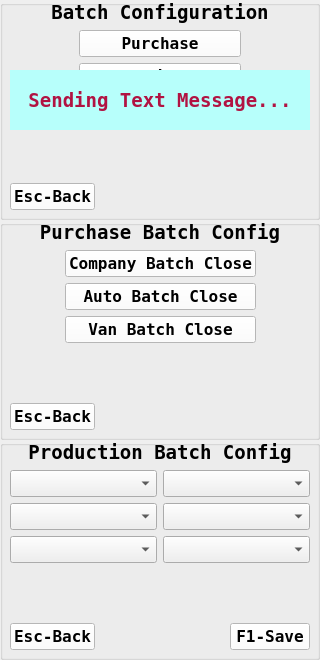
<?xml version="1.0" encoding="UTF-8"?>
<ui version="4.0">
 <class>Batch_Configuration</class>
 <widget class="QWidget" name="Batch_Configuration">
  <property name="geometry">
   <rect>
    <x>0</x>
    <y>0</y>
    <width>320</width>
    <height>660</height>
   </rect>
  </property>
  <property name="font">
   <font>
    <family>DejaVu Sans Mono</family>
    <pointsize>12</pointsize>
    <weight>75</weight>
    <bold>true</bold>
   </font>
  </property>
  <property name="windowTitle">
   <string>Form</string>
  </property>
  <widget class="QGroupBox" name="groupBox_batch_home">
   <property name="geometry">
    <rect>
     <x>0</x>
     <y>0</y>
     <width>320</width>
     <height>220</height>
    </rect>
   </property>
   <property name="title">
    <string/>
   </property>
   <widget class="QLabel" name="label">
    <property name="geometry">
     <rect>
      <x>0</x>
      <y>0</y>
      <width>320</width>
      <height>25</height>
     </rect>
    </property>
    <property name="font">
     <font>
      <pointsize>14</pointsize>
     </font>
    </property>
    <property name="text">
     <string>Batch Configuration</string>
    </property>
    <property name="alignment">
     <set>Qt::AlignCenter</set>
    </property>
   </widget>
   <widget class="QWidget" name="gridLayoutWidget">
    <property name="geometry">
     <rect>
      <x>10</x>
      <y>30</y>
      <width>300</width>
      <height>180</height>
     </rect>
    </property>
    <layout class="QGridLayout" name="gridLayout">
     <item row="0" column="1">
      <widget class="QPushButton" name="pushButton_purchase">
       <property name="font">
        <font>
         <family>DejaVu Sans Mono</family>
         <pointsize>12</pointsize>
         <weight>75</weight>
         <bold>true</bold>
        </font>
       </property>
       <property name="focusPolicy">
        <enum>Qt::StrongFocus</enum>
       </property>
       <property name="styleSheet">
        <string notr="true">background-color: rgb(255, 255, 255);</string>
       </property>
       <property name="text">
        <string>   Purchase   </string>
       </property>
       <property name="autoDefault">
        <bool>true</bool>
       </property>
      </widget>
     </item>
     <item row="3" column="1">
      <spacer name="verticalSpacer">
       <property name="orientation">
        <enum>Qt::Vertical</enum>
       </property>
       <property name="sizeHint" stdset="0">
        <size>
         <width>20</width>
         <height>40</height>
        </size>
       </property>
      </spacer>
     </item>
     <item row="1" column="1">
      <widget class="QPushButton" name="pushButton_Production_open">
       <property name="font">
        <font>
         <family>DejaVu Sans Mono</family>
         <pointsize>12</pointsize>
         <weight>75</weight>
         <bold>true</bold>
        </font>
       </property>
       <property name="focusPolicy">
        <enum>Qt::StrongFocus</enum>
       </property>
       <property name="styleSheet">
        <string notr="true">background-color: rgb(255, 255, 255);</string>
       </property>
       <property name="text">
        <string>Production Open</string>
       </property>
       <property name="autoDefault">
        <bool>true</bool>
       </property>
      </widget>
     </item>
     <item row="1" column="0">
      <spacer name="horizontalSpacer_2">
       <property name="orientation">
        <enum>Qt::Horizontal</enum>
       </property>
       <property name="sizeHint" stdset="0">
        <size>
         <width>40</width>
         <height>20</height>
        </size>
       </property>
      </spacer>
     </item>
     <item row="1" column="2">
      <spacer name="horizontalSpacer_3">
       <property name="orientation">
        <enum>Qt::Horizontal</enum>
       </property>
       <property name="sizeHint" stdset="0">
        <size>
         <width>40</width>
         <height>20</height>
        </size>
       </property>
      </spacer>
     </item>
     <item row="4" column="0" colspan="3">
      <layout class="QHBoxLayout" name="horizontalLayout">
       <item>
        <widget class="QPushButton" name="pushButton_esc">
         <property name="font">
          <font>
           <family>DejaVu Sans Mono</family>
           <pointsize>12</pointsize>
           <weight>75</weight>
           <bold>true</bold>
          </font>
         </property>
         <property name="focusPolicy">
          <enum>Qt::NoFocus</enum>
         </property>
         <property name="styleSheet">
          <string notr="true">background-color: rgb(255, 255, 255);</string>
         </property>
         <property name="text">
          <string>Esc-Back</string>
         </property>
         <property name="autoDefault">
          <bool>true</bool>
         </property>
        </widget>
       </item>
       <item>
        <spacer name="horizontalSpacer">
         <property name="orientation">
          <enum>Qt::Horizontal</enum>
         </property>
         <property name="sizeHint" stdset="0">
          <size>
           <width>40</width>
           <height>20</height>
          </size>
         </property>
        </spacer>
       </item>
      </layout>
     </item>
     <item row="2" column="1">
      <widget class="QPushButton" name="pushButton_Production_close">
       <property name="font">
        <font>
         <family>DejaVu Sans Mono</family>
         <pointsize>12</pointsize>
         <weight>75</weight>
         <bold>true</bold>
        </font>
       </property>
       <property name="focusPolicy">
        <enum>Qt::StrongFocus</enum>
       </property>
       <property name="styleSheet">
        <string notr="true">background-color: rgb(255, 255, 255);</string>
       </property>
       <property name="text">
        <string>Production Close</string>
       </property>
       <property name="autoDefault">
        <bool>true</bool>
       </property>
      </widget>
     </item>
    </layout>
    <zorder>pushButton_purchase</zorder>
    <zorder>pushButton_Production_close</zorder>
    <zorder>pushButton_Production_open</zorder>
   </widget>
   <widget class="QLabel" name="label_info">
    <property name="geometry">
     <rect>
      <x>10</x>
      <y>70</y>
      <width>300</width>
      <height>60</height>
     </rect>
    </property>
    <property name="font">
     <font>
      <family>DejaVu Sans Mono</family>
      <pointsize>14</pointsize>
      <weight>75</weight>
      <bold>true</bold>
     </font>
    </property>
    <property name="styleSheet">
     <string notr="true">background-color: rgb(183, 255, 251);
color: rgb(177, 19, 66);</string>
    </property>
    <property name="text">
     <string>Sending Text Message...</string>
    </property>
    <property name="alignment">
     <set>Qt::AlignCenter</set>
    </property>
    <property name="wordWrap">
     <bool>true</bool>
    </property>
   </widget>
  </widget>
  <widget class="QGroupBox" name="groupBox_purchase">
   <property name="geometry">
    <rect>
     <x>0</x>
     <y>220</y>
     <width>320</width>
     <height>220</height>
    </rect>
   </property>
   <property name="title">
    <string/>
   </property>
   <widget class="QLabel" name="label_batch_close_title">
    <property name="geometry">
     <rect>
      <x>0</x>
      <y>0</y>
      <width>320</width>
      <height>25</height>
     </rect>
    </property>
    <property name="font">
     <font>
      <pointsize>14</pointsize>
     </font>
    </property>
    <property name="text">
     <string>Purchase Batch Config</string>
    </property>
    <property name="alignment">
     <set>Qt::AlignCenter</set>
    </property>
   </widget>
   <widget class="QWidget" name="gridLayoutWidget_2">
    <property name="geometry">
     <rect>
      <x>10</x>
      <y>30</y>
      <width>300</width>
      <height>180</height>
     </rect>
    </property>
    <layout class="QGridLayout" name="gridLayout_3">
     <item row="0" column="1">
      <widget class="QPushButton" name="pushButton_Company">
       <property name="font">
        <font>
         <family>DejaVu Sans Mono</family>
         <pointsize>12</pointsize>
         <weight>75</weight>
         <bold>true</bold>
        </font>
       </property>
       <property name="focusPolicy">
        <enum>Qt::StrongFocus</enum>
       </property>
       <property name="styleSheet">
        <string notr="true">background-color: rgb(255, 255, 255);</string>
       </property>
       <property name="text">
        <string>Company Batch Close</string>
       </property>
       <property name="autoDefault">
        <bool>true</bool>
       </property>
      </widget>
     </item>
     <item row="1" column="0">
      <spacer name="horizontalSpacer_5">
       <property name="orientation">
        <enum>Qt::Horizontal</enum>
       </property>
       <property name="sizeHint" stdset="0">
        <size>
         <width>40</width>
         <height>20</height>
        </size>
       </property>
      </spacer>
     </item>
     <item row="3" column="1">
      <spacer name="verticalSpacer_2">
       <property name="orientation">
        <enum>Qt::Vertical</enum>
       </property>
       <property name="sizeHint" stdset="0">
        <size>
         <width>20</width>
         <height>40</height>
        </size>
       </property>
      </spacer>
     </item>
     <item row="4" column="0" colspan="3">
      <layout class="QHBoxLayout" name="horizontalLayout_3">
       <item>
        <widget class="QPushButton" name="pushButton_purchase_back">
         <property name="font">
          <font>
           <family>DejaVu Sans Mono</family>
           <pointsize>12</pointsize>
           <weight>75</weight>
           <bold>true</bold>
          </font>
         </property>
         <property name="focusPolicy">
          <enum>Qt::NoFocus</enum>
         </property>
         <property name="styleSheet">
          <string notr="true">background-color: rgb(255, 255, 255);</string>
         </property>
         <property name="text">
          <string>Esc-Back</string>
         </property>
         <property name="autoDefault">
          <bool>true</bool>
         </property>
        </widget>
       </item>
       <item>
        <spacer name="horizontalSpacer_7">
         <property name="orientation">
          <enum>Qt::Horizontal</enum>
         </property>
         <property name="sizeHint" stdset="0">
          <size>
           <width>40</width>
           <height>20</height>
          </size>
         </property>
        </spacer>
       </item>
      </layout>
     </item>
     <item row="1" column="2">
      <spacer name="horizontalSpacer_6">
       <property name="orientation">
        <enum>Qt::Horizontal</enum>
       </property>
       <property name="sizeHint" stdset="0">
        <size>
         <width>40</width>
         <height>20</height>
        </size>
       </property>
      </spacer>
     </item>
     <item row="1" column="1">
      <widget class="QPushButton" name="pushButton_auto">
       <property name="font">
        <font>
         <family>DejaVu Sans Mono</family>
         <pointsize>12</pointsize>
         <weight>75</weight>
         <bold>true</bold>
        </font>
       </property>
       <property name="focusPolicy">
        <enum>Qt::StrongFocus</enum>
       </property>
       <property name="styleSheet">
        <string notr="true">background-color: rgb(255, 255, 255);</string>
       </property>
       <property name="text">
        <string>Auto Batch Close</string>
       </property>
       <property name="autoDefault">
        <bool>true</bool>
       </property>
      </widget>
     </item>
     <item row="2" column="1">
      <widget class="QPushButton" name="pushButton_van">
       <property name="font">
        <font>
         <family>DejaVu Sans Mono</family>
         <pointsize>12</pointsize>
         <weight>75</weight>
         <bold>true</bold>
        </font>
       </property>
       <property name="focusPolicy">
        <enum>Qt::StrongFocus</enum>
       </property>
       <property name="styleSheet">
        <string notr="true">background-color: rgb(255, 255, 255);</string>
       </property>
       <property name="text">
        <string>Van Batch Close</string>
       </property>
       <property name="autoDefault">
        <bool>true</bool>
       </property>
      </widget>
     </item>
    </layout>
   </widget>
  </widget>
  <widget class="QGroupBox" name="groupBox_Production">
   <property name="geometry">
    <rect>
     <x>0</x>
     <y>440</y>
     <width>320</width>
     <height>220</height>
    </rect>
   </property>
   <property name="title">
    <string/>
   </property>
   <widget class="QLabel" name="label_3">
    <property name="geometry">
     <rect>
      <x>0</x>
      <y>0</y>
      <width>320</width>
      <height>25</height>
     </rect>
    </property>
    <property name="font">
     <font>
      <pointsize>14</pointsize>
     </font>
    </property>
    <property name="text">
     <string>Production Batch Config</string>
    </property>
    <property name="alignment">
     <set>Qt::AlignCenter</set>
    </property>
   </widget>
   <widget class="QWidget" name="gridLayoutWidget_3">
    <property name="geometry">
     <rect>
      <x>10</x>
      <y>30</y>
      <width>300</width>
      <height>180</height>
     </rect>
    </property>
    <layout class="QGridLayout" name="gridLayout_2">
     <item row="0" column="0">
      <widget class="QComboBox" name="comboBox_batch_1">
       <property name="styleSheet">
        <string notr="true">QComboBox:focus{background-color: rgb(255, 255, 255);}</string>
       </property>
      </widget>
     </item>
     <item row="4" column="0" colspan="2">
      <layout class="QHBoxLayout" name="horizontalLayout_4">
       <item>
        <widget class="QPushButton" name="pushButton_purchase_back_2">
         <property name="font">
          <font>
           <family>DejaVu Sans Mono</family>
           <pointsize>12</pointsize>
           <weight>75</weight>
           <bold>true</bold>
          </font>
         </property>
         <property name="focusPolicy">
          <enum>Qt::NoFocus</enum>
         </property>
         <property name="styleSheet">
          <string notr="true">background-color: rgb(255, 255, 255);</string>
         </property>
         <property name="text">
          <string>Esc-Back</string>
         </property>
         <property name="autoDefault">
          <bool>true</bool>
         </property>
        </widget>
       </item>
       <item>
        <spacer name="horizontalSpacer_8">
         <property name="orientation">
          <enum>Qt::Horizontal</enum>
         </property>
         <property name="sizeHint" stdset="0">
          <size>
           <width>40</width>
           <height>20</height>
          </size>
         </property>
        </spacer>
       </item>
       <item>
        <widget class="QPushButton" name="pushButton_purchase_save">
         <property name="font">
          <font>
           <family>DejaVu Sans Mono</family>
           <pointsize>12</pointsize>
           <weight>75</weight>
           <bold>true</bold>
          </font>
         </property>
         <property name="focusPolicy">
          <enum>Qt::StrongFocus</enum>
         </property>
         <property name="styleSheet">
          <string notr="true">background-color: rgb(255, 255, 255);</string>
         </property>
         <property name="text">
          <string>F1-Save</string>
         </property>
         <property name="autoDefault">
          <bool>true</bool>
         </property>
        </widget>
       </item>
      </layout>
     </item>
     <item row="0" column="1">
      <widget class="QComboBox" name="comboBox_batch_1_no">
       <property name="styleSheet">
        <string notr="true">QComboBox:focus{background-color: rgb(255, 255, 255);}</string>
       </property>
      </widget>
     </item>
     <item row="1" column="0">
      <widget class="QComboBox" name="comboBox_batch_2">
       <property name="styleSheet">
        <string notr="true">QComboBox:focus{background-color: rgb(255, 255, 255);}</string>
       </property>
      </widget>
     </item>
     <item row="2" column="0">
      <widget class="QComboBox" name="comboBox_batch_3">
       <property name="styleSheet">
        <string notr="true">QComboBox:focus{background-color: rgb(255, 255, 255);}</string>
       </property>
      </widget>
     </item>
     <item row="1" column="1">
      <widget class="QComboBox" name="comboBox_batch_2_no">
       <property name="styleSheet">
        <string notr="true">QComboBox:focus{background-color: rgb(255, 255, 255);}</string>
       </property>
      </widget>
     </item>
     <item row="2" column="1">
      <widget class="QComboBox" name="comboBox_batch_3_no">
       <property name="styleSheet">
        <string notr="true">QComboBox:focus{background-color: rgb(255, 255, 255);}</string>
       </property>
      </widget>
     </item>
     <item row="3" column="0">
      <spacer name="verticalSpacer_3">
       <property name="orientation">
        <enum>Qt::Vertical</enum>
       </property>
       <property name="sizeHint" stdset="0">
        <size>
         <width>20</width>
         <height>40</height>
        </size>
       </property>
      </spacer>
     </item>
    </layout>
   </widget>
  </widget>
 </widget>
 <tabstops>
  <tabstop>pushButton_purchase</tabstop>
  <tabstop>pushButton_Production_open</tabstop>
  <tabstop>pushButton_Production_close</tabstop>
  <tabstop>pushButton_Company</tabstop>
  <tabstop>pushButton_auto</tabstop>
  <tabstop>pushButton_van</tabstop>
  <tabstop>comboBox_batch_1</tabstop>
  <tabstop>comboBox_batch_1_no</tabstop>
  <tabstop>comboBox_batch_2</tabstop>
  <tabstop>comboBox_batch_2_no</tabstop>
  <tabstop>comboBox_batch_3</tabstop>
  <tabstop>comboBox_batch_3_no</tabstop>
  <tabstop>pushButton_purchase_save</tabstop>
 </tabstops>
 <resources/>
 <connections/>
</ui>
